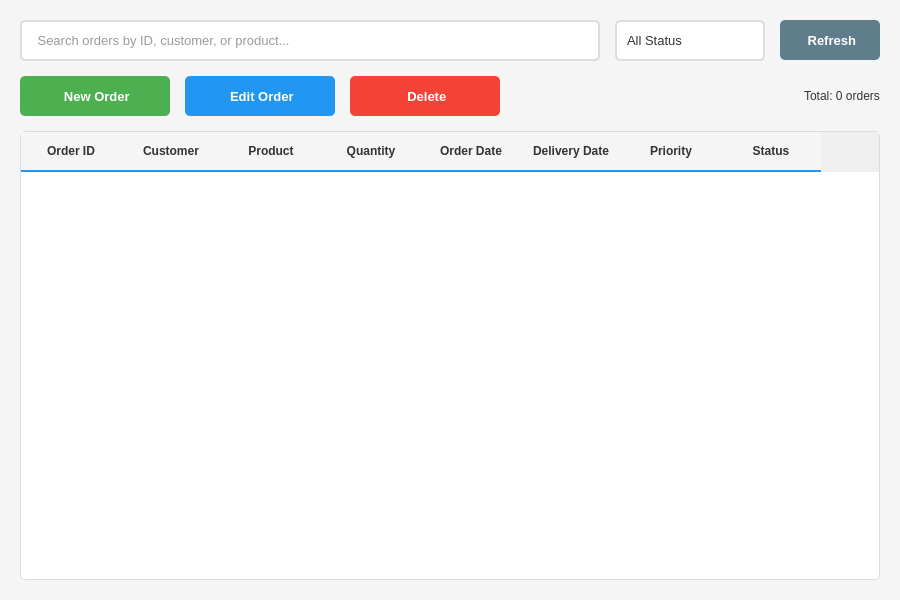
<?xml version="1.0" encoding="UTF-8"?>
<ui version="4.0">
 <class>OrdersWidget</class>
 <widget class="QWidget" name="OrdersWidget">
  <property name="geometry">
   <rect>
    <x>0</x>
    <y>0</y>
    <width>900</width>
    <height>600</height>
   </rect>
  </property>
  <property name="windowTitle">
   <string>Orders</string>
  </property>
  <property name="styleSheet">
   <string notr="true">QWidget#OrdersWidget {
    background-color: #f5f5f5;
}

QLabel {
    color: #333;
}

QTableWidget {
    color: #333;
}

QPushButton#btnAddOrder, QPushButton#btnEditOrder, QPushButton#btnDeleteOrder, QPushButton#btnRefresh {
    padding: 10px 20px;
    border-radius: 5px;
    font-size: 13px;
    font-weight: bold;
}

QPushButton#btnAddOrder {
    background-color: #4CAF50;
    color: white;
    border: none;
}

QPushButton#btnAddOrder:hover {
    background-color: #45a049;
}

QPushButton#btnEditOrder {
    background-color: #2196F3;
    color: white;
    border: none;
}

QPushButton#btnEditOrder:hover {
    background-color: #0b7dda;
}

QPushButton#btnDeleteOrder {
    background-color: #f44336;
    color: white;
    border: none;
}

QPushButton#btnDeleteOrder:hover {
    background-color: #da190b;
}

QPushButton#btnRefresh {
    background-color: #607D8B;
    color: white;
    border: none;
}

QPushButton#btnRefresh:hover {
    background-color: #546E7A;
}

QLineEdit#txtSearch {
    padding: 10px;
    border: 2px solid #ddd;
    border-radius: 5px;
    font-size: 13px;
    background-color: white;
    color: #333;
}

QLineEdit#txtSearch:focus {
    border: 2px solid #2196F3;
}

QComboBox#cmbFilterStatus {
    padding: 10px;
    border: 2px solid #ddd;
    border-radius: 5px;
    font-size: 13px;
    background-color: white;
    color: #333;
}

QComboBox#cmbFilterStatus:focus {
    border: 2px solid #2196F3;
}

QTableWidget {
    background-color: white;
    border: 1px solid #ddd;
    border-radius: 5px;
    gridline-color: #e0e0e0;
}

QTableWidget::item {
    padding: 5px;
}

QTableWidget::item:selected {
    background-color: #e3f2fd;
    color: #000;
}

QHeaderView::section {
    background-color: #f5f5f5;
    padding: 10px;
    border: none;
    border-bottom: 2px solid #2196F3;
    font-weight: bold;
    color: #333;
}

QComboBox {
    padding: 10px;
    border: 2px solid #ddd;
    border-radius: 5px;
    font-size: 13px;
    background-color: white;
    color: #333;
}

QComboBox:focus {
    border: 2px solid #2196F3;
}

QComboBox::drop-down {
    border: none;
    width: 30px;
}

QComboBox::down-arrow {
    image: none;
    border-left: 5px solid transparent;
    border-right: 5px solid transparent;
    border-top: 5px solid #333;
    margin-right: 10px;
}

QComboBox QAbstractItemView {
    background-color: white;
    color: #333;
    selection-background-color: #2196F3;
    selection-color: white;
    border: 1px solid #ddd;
}</string>
  </property>
  <layout class="QVBoxLayout" name="verticalLayout">
   <property name="spacing">
    <number>15</number>
   </property>
   <property name="leftMargin">
    <number>20</number>
   </property>
   <property name="topMargin">
    <number>20</number>
   </property>
   <property name="rightMargin">
    <number>20</number>
   </property>
   <property name="bottomMargin">
    <number>20</number>
   </property>
   <item>
    <layout class="QHBoxLayout" name="horizontalLayout">
     <item>
      <widget class="QLineEdit" name="txtSearch">
       <property name="placeholderText">
        <string> Search orders by ID, customer, or product...</string>
       </property>
      </widget>
     </item>
     <item>
      <widget class="QComboBox" name="cmbFilterStatus">
       <property name="minimumSize">
        <size>
         <width>150</width>
         <height>40</height>
        </size>
       </property>
       <item>
        <property name="text">
         <string>All Status</string>
        </property>
       </item>
       <item>
        <property name="text">
         <string>Pending</string>
        </property>
       </item>
       <item>
        <property name="text">
         <string>In Production</string>
        </property>
       </item>
       <item>
        <property name="text">
         <string>Completed</string>
        </property>
       </item>
       <item>
        <property name="text">
         <string>Cancelled</string>
        </property>
       </item>
      </widget>
     </item>
     <item>
      <widget class="QPushButton" name="btnRefresh">
       <property name="minimumSize">
        <size>
         <width>100</width>
         <height>40</height>
        </size>
       </property>
       <property name="cursor">
        <cursorShape>PointingHandCursor</cursorShape>
       </property>
       <property name="text">
        <string> Refresh</string>
       </property>
      </widget>
     </item>
    </layout>
   </item>
   <item>
    <layout class="QHBoxLayout" name="horizontalLayout_2">
     <item>
      <widget class="QPushButton" name="btnAddOrder">
       <property name="minimumSize">
        <size>
         <width>150</width>
         <height>40</height>
        </size>
       </property>
       <property name="cursor">
        <cursorShape>PointingHandCursor</cursorShape>
       </property>
       <property name="text">
        <string> New Order</string>
       </property>
      </widget>
     </item>
     <item>
      <widget class="QPushButton" name="btnEditOrder">
       <property name="enabled">
        <bool>false</bool>
       </property>
       <property name="minimumSize">
        <size>
         <width>150</width>
         <height>40</height>
        </size>
       </property>
       <property name="cursor">
        <cursorShape>PointingHandCursor</cursorShape>
       </property>
       <property name="text">
        <string> Edit Order</string>
       </property>
      </widget>
     </item>
     <item>
      <widget class="QPushButton" name="btnDeleteOrder">
       <property name="enabled">
        <bool>false</bool>
       </property>
       <property name="minimumSize">
        <size>
         <width>150</width>
         <height>40</height>
        </size>
       </property>
       <property name="cursor">
        <cursorShape>PointingHandCursor</cursorShape>
       </property>
       <property name="text">
        <string> Delete</string>
       </property>
      </widget>
     </item>
     <item>
      <spacer name="horizontalSpacer">
       <property name="orientation">
        <enum>Qt::Horizontal</enum>
       </property>
       <property name="sizeHint" stdset="0">
        <size>
         <width>40</width>
         <height>20</height>
        </size>
       </property>
      </spacer>
     </item>
     <item>
      <widget class="QLabel" name="lblTotalOrders">
       <property name="text">
        <string>Total: 0 orders</string>
       </property>
       <property name="styleSheet">
   <string notr="true">QWidget#OrdersWidget {
    background-color: #f5f5f5;
}

QLabel {
    color: #333;
}

QTableWidget {
    color: #333;
}

QPushButton#btnAddOrder, QPushButton#btnEditOrder, QPushButton#btnDeleteOrder, QPushButton#btnRefresh {
    padding: 10px 20px;
    border-radius: 5px;
    font-size: 13px;
    font-weight: bold;
}

QPushButton#btnAddOrder {
    background-color: #4CAF50;
    color: white;
    border: none;
}

QPushButton#btnAddOrder:hover {
    background-color: #45a049;
}

QPushButton#btnEditOrder {
    background-color: #2196F3;
    color: white;
    border: none;
}

QPushButton#btnEditOrder:hover {
    background-color: #0b7dda;
}

QPushButton#btnDeleteOrder {
    background-color: #f44336;
    color: white;
    border: none;
}

QPushButton#btnDeleteOrder:hover {
    background-color: #da190b;
}

QPushButton#btnRefresh {
    background-color: #607D8B;
    color: white;
    border: none;
}

QPushButton#btnRefresh:hover {
    background-color: #546E7A;
}

QPushButton:disabled {
    background-color: #cccccc;
    color: #666666;
    /* cursor: not-allowed; */
}

QLineEdit#txtSearch {
    padding: 10px;
    border: 2px solid #ddd;
    border-radius: 5px;
    font-size: 13px;
    background-color: white;
    color: #333;
}

QLineEdit#txtSearch:focus {
    border: 2px solid #2196F3;
}

QComboBox#cmbFilterStatus {
    padding: 10px;
    border: 2px solid #ddd;
    border-radius: 5px;
    font-size: 13px;
    background-color: white;
    color: #333;
}

QComboBox#cmbFilterStatus:focus {
    border: 2px solid #2196F3;
}

QTableWidget {
    background-color: white;
    border: 1px solid #ddd;
    border-radius: 5px;
    gridline-color: #e0e0e0;
}

QTableWidget::item {
    padding: 5px;
}

QTableWidget::item:selected {
    background-color: #e3f2fd;
    color: #000;
}

QHeaderView::section {
    background-color: #f5f5f5;
    padding: 10px;
    border: none;
    border-bottom: 2px solid #2196F3;
    font-weight: bold;
    color: #333;
}

QComboBox {
    padding: 10px;
    border: 2px solid #ddd;
    border-radius: 5px;
    font-size: 13px;
    background-color: white;
    color: #333;
}

QComboBox:focus {
    border: 2px solid #2196F3;
}

QComboBox::drop-down {
    border: none;
    width: 30px;
}

QComboBox::down-arrow {
    image: none;
    border-left: 5px solid transparent;
    border-right: 5px solid transparent;
    border-top: 5px solid #333;
    margin-right: 10px;
}

QComboBox QAbstractItemView {
    background-color: white;
    color: #333;
    selection-background-color: #2196F3;
    selection-color: white;
    border: 1px solid #ddd;
}</string>
  </property>
      </widget>
     </item>
    </layout>
   </item>
   <item>
    <widget class="QTableWidget" name="tableOrders">
     <property name="editTriggers">
      <set>QAbstractItemView::NoEditTriggers</set>
     </property>
     <property name="alternatingRowColors">
      <bool>true</bool>
     </property>
     <property name="selectionMode">
      <enum>QAbstractItemView::SingleSelection</enum>
     </property>
     <property name="selectionBehavior">
      <enum>QAbstractItemView::SelectRows</enum>
     </property>
     <property name="sortingEnabled">
      <bool>true</bool>
     </property>
     <column>
      <property name="text">
       <string>Order ID</string>
      </property>
     </column>
     <column>
      <property name="text">
       <string>Customer</string>
      </property>
     </column>
     <column>
      <property name="text">
       <string>Product</string>
      </property>
     </column>
     <column>
      <property name="text">
       <string>Quantity</string>
      </property>
     </column>
     <column>
      <property name="text">
       <string>Order Date</string>
      </property>
     </column>
     <column>
      <property name="text">
       <string>Delivery Date</string>
      </property>
     </column>
     <column>
      <property name="text">
       <string>Priority</string>
      </property>
     </column>
     <column>
      <property name="text">
       <string>Status</string>
      </property>
     </column>
    </widget>
   </item>
  </layout>
 </widget>
 <resources/>
 <connections/>
</ui>
